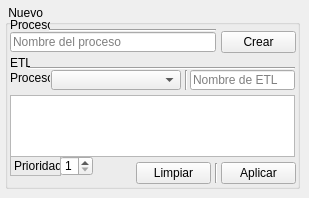
    <widget class="QWidget" name="util_setting_tab">
     <attribute name="title">
      <string notr="true">Configuración</string>
     </attribute>
     <widget class="QGroupBox" name="util_setting_new_groupBox">
      <property name="geometry">
       <rect>
        <x>5</x>
        <y>5</y>
        <width>295</width>
        <height>184</height>
       </rect>
      </property>
      <property name="title">
       <string notr="true"> Nuevo</string>
      </property>
      <widget class="QLabel" name="util_setting_newProcess_label">
       <property name="geometry">
        <rect>
         <x>5</x>
         <y>12</y>
         <width>40</width>
         <height>16</height>
        </rect>
       </property>
       <property name="text">
        <string notr="true">Proceso</string>
       </property>
      </widget>
      <widget class="Line" name="util_setting_new_line_2">
       <property name="geometry">
        <rect>
         <x>44</x>
         <y>23</y>
         <width>167</width>
         <height>4</height>
        </rect>
       </property>
       <property name="orientation">
        <enum>Qt::Horizontal</enum>
       </property>
      </widget>
      <widget class="QPushButton" name="util_setting_new_create_pushButton">
       <property name="geometry">
        <rect>
         <x>216</x>
         <y>26</y>
         <width>75</width>
         <height>22</height>
        </rect>
       </property>
       <property name="text">
        <string notr="true">Crear</string>
       </property>
      </widget>
      <widget class="QLineEdit" name="util_setting_newProcessName_lineEdit">
       <property name="geometry">
        <rect>
         <x>5</x>
         <y>27</y>
         <width>206</width>
         <height>20</height>
        </rect>
       </property>
       <property name="text">
        <string notr="true"/>
       </property>
       <property name="maxLength">
        <number>64</number>
       </property>
       <property name="placeholderText">
        <string notr="true">Nombre del proceso</string>
       </property>
      </widget>
      <widget class="QLabel" name="util_setting_newETL_label">
       <property name="geometry">
        <rect>
         <x>5</x>
         <y>50</y>
         <width>20</width>
         <height>16</height>
        </rect>
       </property>
       <property name="text">
        <string notr="true">ETL</string>
       </property>
      </widget>
      <widget class="Line" name="util_setting_new_line_3">
       <property name="geometry">
        <rect>
         <x>23</x>
         <y>61</y>
         <width>267</width>
         <height>4</height>
        </rect>
       </property>
       <property name="orientation">
        <enum>Qt::Horizontal</enum>
       </property>
      </widget>
      <widget class="QComboBox" name="util_setting_newProcessSelection_comboBox">
       <property name="geometry">
        <rect>
         <x>46</x>
         <y>65</y>
         <width>130</width>
         <height>20</height>
        </rect>
       </property>
       <property name="currentText">
        <string notr="true"/>
       </property>
      </widget>
      <widget class="QLabel" name="util_setting_newETLProcess_label">
       <property name="geometry">
        <rect>
         <x>5</x>
         <y>63</y>
         <width>40</width>
         <height>20</height>
        </rect>
       </property>
       <property name="text">
        <string notr="true">Proceso</string>
       </property>
      </widget>
      <widget class="Line" name="util_setting_new_line_1">
       <property name="geometry">
        <rect>
         <x>179</x>
         <y>65</y>
         <width>4</width>
         <height>20</height>
        </rect>
       </property>
       <property name="orientation">
        <enum>Qt::Vertical</enum>
       </property>
      </widget>
      <widget class="QLineEdit" name="util_setting_newETLName_lineEdit">
       <property name="geometry">
        <rect>
         <x>185</x>
         <y>65</y>
         <width>105</width>
         <height>20</height>
        </rect>
       </property>
       <property name="text">
        <string notr="true"/>
       </property>
       <property name="maxLength">
        <number>64</number>
       </property>
       <property name="placeholderText">
        <string notr="true">Nombre de ETL</string>
       </property>
      </widget>
      <widget class="QPlainTextEdit" name="util_setting_newETLDescription_plainTextEdit">
       <property name="geometry">
        <rect>
         <x>5</x>
         <y>90</y>
         <width>285</width>
         <height>62</height>
        </rect>
       </property>
       <property name="plainText">
        <string notr="true"/>
       </property>
       <property name="placeholderText">
        <string notr="true">Descripción del nuevo ETL...</string>
       </property>
      </widget>
      <widget class="Line" name="util_setting_new_line_4">
       <property name="geometry">
        <rect>
         <x>209</x>
         <y>158</y>
         <width>4</width>
         <height>20</height>
        </rect>
       </property>
       <property name="orientation">
        <enum>Qt::Vertical</enum>
       </property>
      </widget>
      <widget class="QPushButton" name="util_setting_new_apply_pushButton">
       <property name="geometry">
        <rect>
         <x>216</x>
         <y>157</y>
         <width>75</width>
         <height>22</height>
        </rect>
       </property>
       <property name="text">
        <string notr="true">Aplicar</string>
       </property>
      </widget>
      <widget class="QPushButton" name="util_setting_new_clear_pushButton">
       <property name="geometry">
        <rect>
         <x>131</x>
         <y>157</y>
         <width>75</width>
         <height>22</height>
        </rect>
       </property>
       <property name="text">
        <string notr="true">Limpiar</string>
       </property>
      </widget>
      <widget class="QSpinBox" name="util_setting_newPriority_spinBox">
       <property name="geometry">
        <rect>
         <x>55</x>
         <y>151</y>
         <width>33</width>
         <height>20</height>
        </rect>
       </property>
       <property name="minimum">
        <number>1</number>
       </property>
      </widget>
      <widget class="QLabel" name="util_setting_newPriority_label">
       <property name="geometry">
        <rect>
         <x>5</x>
         <y>151</y>
         <width>51</width>
         <height>20</height>
        </rect>
       </property>
       <property name="frameShape">
        <enum>QFrame::StyledPanel</enum>
       </property>
       <property name="text">
        <string notr="true">Prioridad</string>
       </property>
      </widget>
     </widget>
    </widget>
